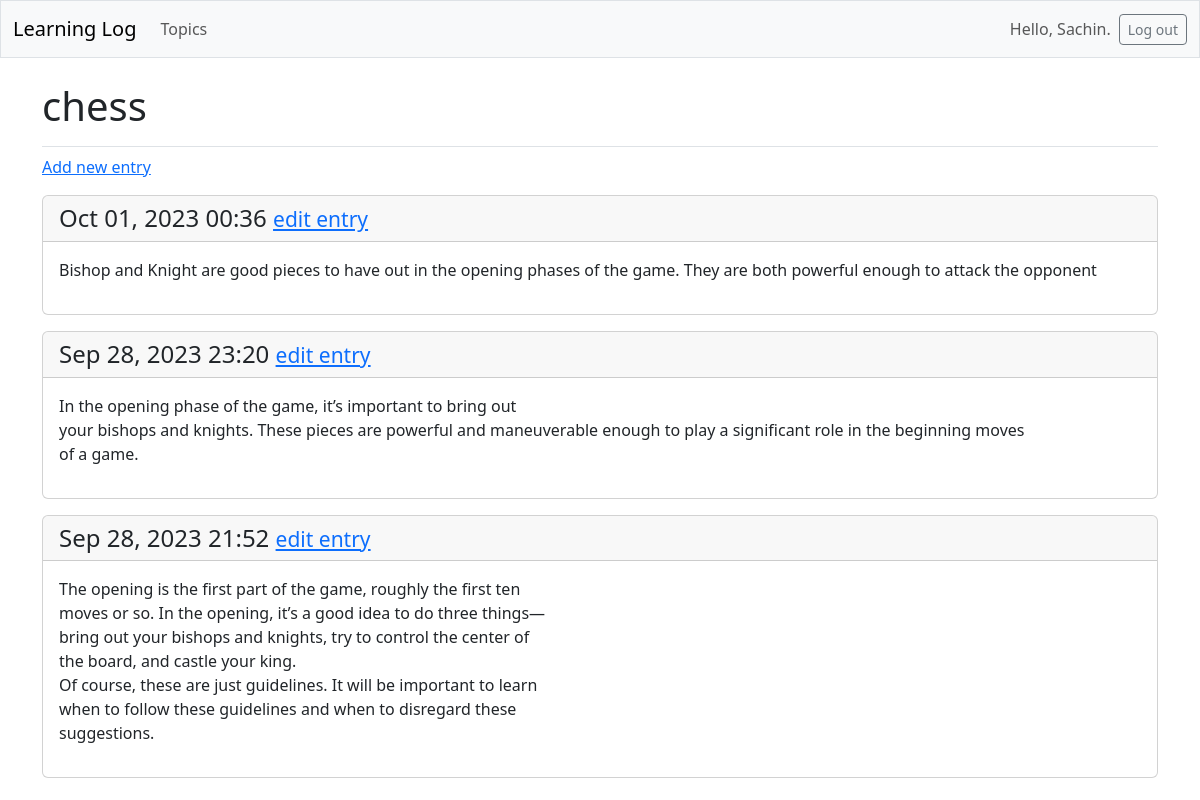
The page /topics/2/ (signed in) on the database its author committed.
### learning_logs/models.py (models this page shows, shortened)
class Topic(models.Model):
    text=models.CharField(max_length=200)
    data=models.DateTimeField(auto_now_add=True)
    owner = models.ForeignKey(User, on_delete=models.CASCADE)
    """The date_added attribute is a DateTimeField, a piece of data that will
    record a date and time 2. We pass the argument auto_now_add=True, which
    tells Django to automatically set this attribute to the current date and time
    whenever the user creates a new topic."""

class Entry(models.Model):
    topic=models.ForeignKey(Topic, on_delete=models.CASCADE) # defined topic as foreign key eevery topic has one instance Topic
    text=models.TextField() # to input text without limit
    date_added=models.DateTimeField(auto_now_add=True)
    """The Meta class holds extra information for managing a model; here, it lets us set a special attribute
    telling Django to use Entries when it needs to refer to more than one entry"""
    class Meta:
        verbose_name_plural = 'entries'

### learning_logs/views.py (the view)
# urls.py: path('topics/<int:topic_id>/', views.topic, name='topic'),
@login_required
def topic(request,topic_id):
    topic = Topic.objects.get(id=topic_id)
    if topic.owner != request.user:
        raise Http404
    entries = topic.entry_set.order_by('-date_added') # - means in reverrse order
    context = {'topic': topic, 'entries': entries}
    return render(request, 'learning_logs/topic.html', context)

### learning_logs/templates/learning_logs/topic.html
{% extends 'learning_logs/base.html' %}
 {% block page_header %}
 <h1>{{ topic.text }}</h1>
{% endblock page_header %}
{% block content %}
 <p>
 <a href="{% url 'learning_logs:new_entry' topic.id %}">Add new entry</a>
 </p>
 {% for entry in entries %}
 <div class="card mb-3">
 <h4 class="card-header">
 {{ entry.date_added|date:'M d, Y H:i' }}
 <small><a href="{% url 'learning_logs:edit_entry' entry.id %}">
 edit entry</a></small>
 </h4>
 <div class="card-body">{{ entry.text|linebreaks }}</div>
 </div>
 {% empty %}
 <p>There are no entries for this topic yet.</p>
 {% endfor %}
{% endblock content %}

### learning_logs/templates/learning_logs/base.html (shortened to what this page needs)
<!doctype html>
 <html lang="en">
 <head>
 {% load django_bootstrap5 %}
 {% bootstrap_css %}
 </head>
<body>
    <nav class="navbar navbar-expand-md navbar-light bg-light mb-4 border">
        <div class="container-fluid">
        <a class="navbar-brand" href="{% url 'learning_logs:index' %}">
        Learning Log</a>
        <div class="collapse navbar-collapse" id="navbarCollapse">
        <ul class="navbar-nav me-auto mb-2 mb-md-0">
        <li class="nav-item">
        <a class="nav-link" href="{% url 'learning_logs:topics' %}">
        Topics</a></li>
        </ul>
    <ul class="navbar-nav ms-auto mb-2 mb-md-0">
     {% if user.is_authenticated %}
     <li class="nav-item">
    <span class="navbar-text me-2">Hello, {{ user.username }}.
     </span></li>
     {% endif %}
     </ul>
     {% if user.is_authenticated %}
 <form action="{% url 'accounts:logout' %}" method='post'>
 <button name='submit' class='btn btn-outline-secondary btn-sm'>
 Log out</button>
 </form>
 {% endif %}
        </div>
        </div>
        </nav>
        <main class="container">
            <div class="pb-2 mb-2 border-bottom">
             {% block page_header %}{% endblock page_header %}
             </div>
             <div>
             {% block content %}{% endblock content %}
             </div>
             </main>
</body>
</html>

### rows shown on the page
Topic: text "chess"
Entry: date_added "Oct 01, 2023 00:36", text "Bishop and Knight are good pieces to have out in the opening phases of the game. They are both powerful enough to attack the opponent"
Entry: date_added "Sep 28, 2023 23:20", text "In the opening phase of the game, it’s important to bring out your bishops and knights. These pieces are powerful and maneu\u0002verable enough to play a significant role in the beginning moves of a game."
Entry: date_added "Sep 28, 2023 21:52", text "The opening is the first part of the game, roughly the first ten moves or so. In the opening, it’s a good idea to do three things— bring out your bishops and knights, try to control the center of the board, and castle your king. Of course, these are just guidelines. It will be important to learn when to follow these guidelines and when to disregard these suggestions."

### other values the page prints
{{ user.username }} "Sachin"
